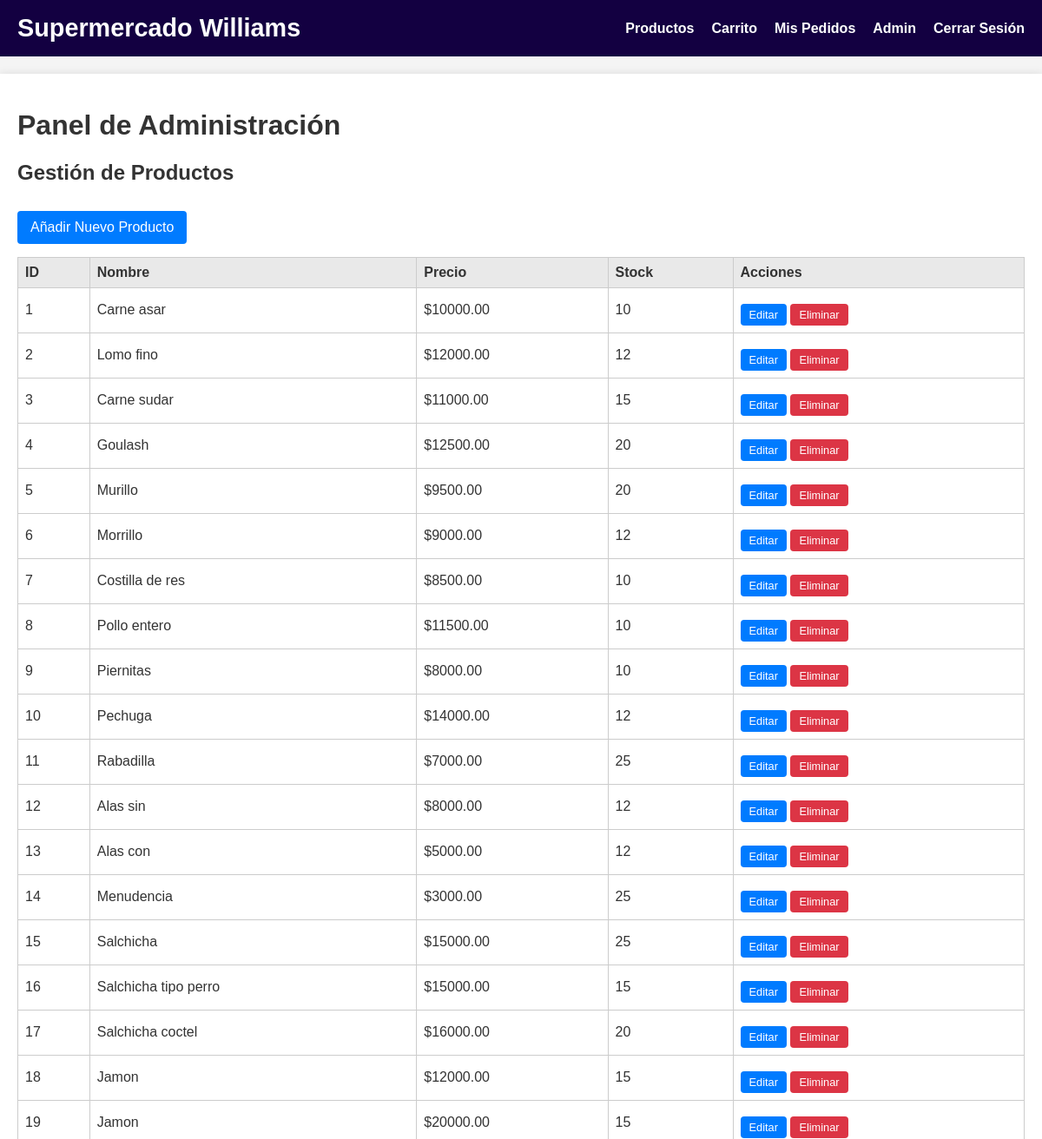
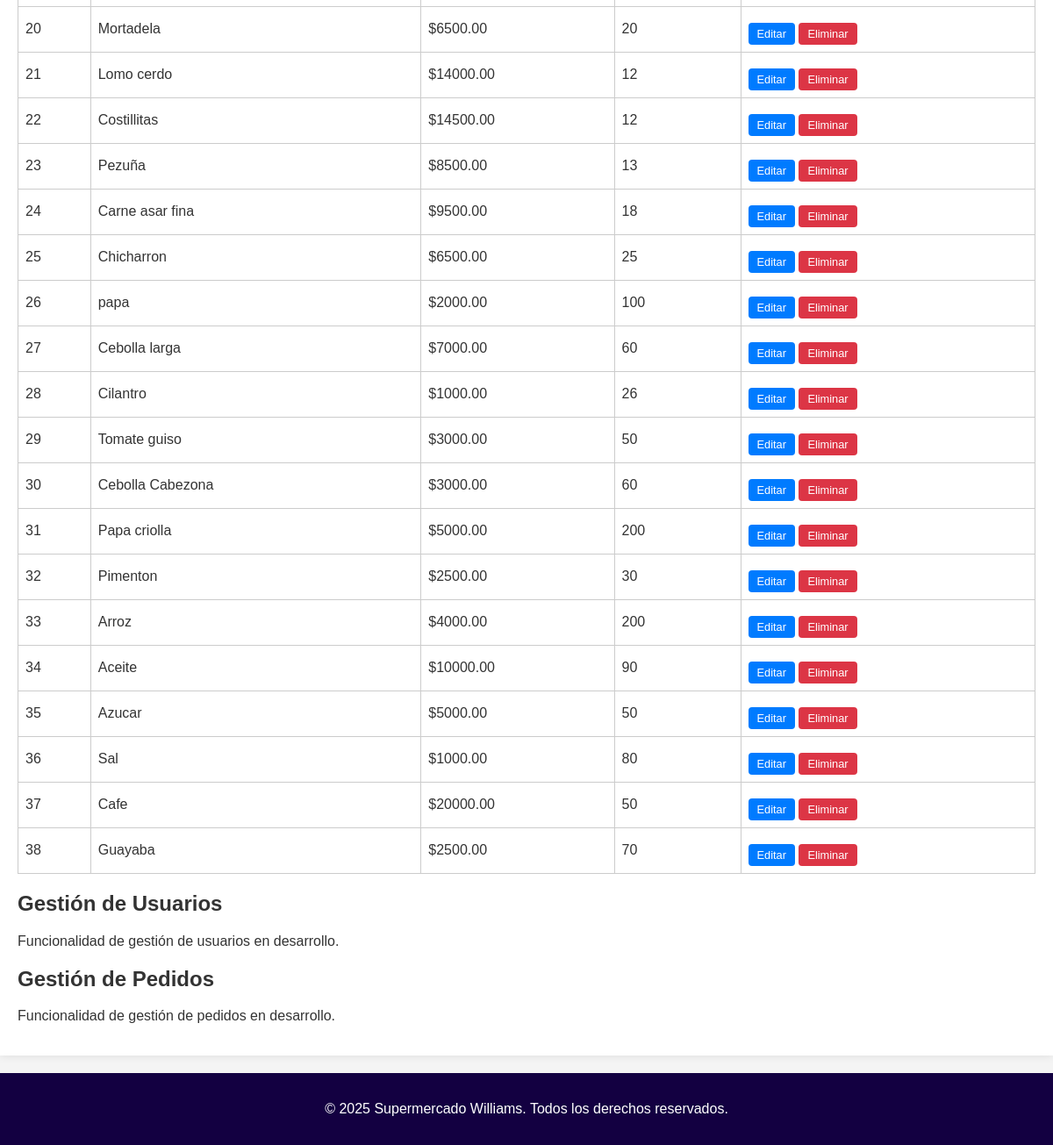
The page /admin (signed in) on the database its author committed (2 pictures, top to bottom).
### models.py (models this page shows, shortened)
class Product(db.Model):
    id = db.Column(db.Integer, primary_key=True)
    secction = db.Column(db.String(64), nullable=False, default="Res")
    name = db.Column(db.String(128), nullable=False)
    description = db.Column(db.Text)
    price = db.Column(db.Float, nullable=False)
    stock = db.Column(db.Integer, nullable=False, default=0)
    image_url = db.Column(db.String(256))

### routes.py (the view)
@app.route('/admin')
@login_required
def admin_dashboard():
    if not current_user.is_admin:
        flash('Access denied. You need to be an administrator.', 'danger')
        return redirect(url_for('index'))
    users = User.query.all()
    products = Product.query.all()
    orders = Order.query.all()
    return render_template('admin/dashboard.html', title='Admin Dashboard', users=users, products=products, orders=orders)

### models.py (called while the page is built)
    @property
    def is_authenticated(self):
        return True

### routes.py (called while the page is built)
@login_manager.user_loader
def load_user(user_id):
    return User.query.get(int(user_id))

### templates/admin/dashboard.html
{% extends "base.html" %}
{% block content %}
    <h1>Panel de Administración</h1>
    <section>
        <h2>Gestión de Productos</h2>
        <a href="{{ url_for('manage_product') }}" class="button primary">Añadir Nuevo Producto</a>
        <table class="admin-table">
            <thead>
                <tr>
                    <th>ID</th>
                    <th>Nombre</th>
                    <th>Precio</th>
                    <th>Stock</th>
                    <th>Acciones</th>
                </tr>
            </thead>
            <tbody>
                {% for product in products %}
                    <tr>
                        <td>{{ product.id }}</td>
                        <td>{{ product.name }}</td>
                        <td>${{ "%.2f"|format(product.price) }}</td>
                        <td>{{ product.stock }}</td>
                        <td>
                            <a href="{{ url_for('manage_product', product_id=product.id) }}" class="button small">Editar</a>
                            <a href="{{ url_for('delete_product', product_id=product.id) }}" class="button small danger" onclick="return confirm('¿Estás seguro de que quieres eliminar este producto?');">Eliminar</a>
                        </td>
                    </tr>
                {% endfor %}
            </tbody>
        </table>
    </section>
    <section>
        <h2>Gestión de Usuarios</h2>
        <p>Funcionalidad de gestión de usuarios en desarrollo.</p>
    </section>
    <section>
        <h2>Gestión de Pedidos</h2>
        <p>Funcionalidad de gestión de pedidos en desarrollo.</p>
    </section>
{% endblock %}

### templates/base.html (shortened to what this page needs)
<!DOCTYPE html>
<html lang="en">
<head>
    <link rel="stylesheet" href="{{ url_for('static', filename='css/style.css') }}">
</head>
<body>
    <header>
        <nav>
            <a href="{{ url_for('index') }}" class="logo"> Supermercado Williams </a>
            <ul>
                <li><a href="{{ url_for('products') }}">Productos</a></li>
                {% if current_user.is_authenticated %}
                    <li><a href="{{ url_for('cart') }}">Carrito</a></li>
                    <li><a href="{{ url_for('orders') }}">Mis Pedidos</a></li>
                    {% if current_user.is_admin %}
                        <li><a href="{{ url_for('admin_dashboard') }}">Admin</a></li>
                    {% endif %}
                    <li><a href="{{ url_for('logout') }}">Cerrar Sesión</a></li>
                {% else %}
                    <li><a href="{{ url_for('login') }}">Iniciar Sesión</a></li>
                    <li><a href="{{ url_for('register') }}">Registrarse</a></li>
                {% endif %}
            </ul>
        </nav>
    </header>
    <main>
        {% block content %}{% endblock %}
    </main>
    <footer>
        <p>&copy; 2025 Supermercado Williams. Todos los derechos reservados.</p>
    </footer>
</body>
</html>

### static/css/style.css (style rules this page uses)
body { font-family: Arial, sans-serif; margin: 0; padding: 0; background-color: #f4f4f4; color: #333333; }
header { background-color: #130041; color: white; padding: 1rem 0; text-align: center; }
nav { display: flex; justify-content: space-between; align-items: center; max-width: 1200px; margin: 0 auto; padding: 0 20px; }
nav .logo { color: white; text-decoration: none; font-size: 1.8rem; font-weight: bold; }
nav ul { list-style: none; margin: 0; padding: 0; display: flex; }
nav ul li { margin-left: 20px; }
nav ul li a { color: white; text-decoration: none; font-weight: bold; }
main { max-width: 1200px; margin: 20px auto; padding: 20px; background-color: white; box-shadow: 0 0 10px rgba(0, 0, 0, 0.1); }
footer { text-align: center; padding: 1rem 0; background-color: #130041; color: white; position: relative; bottom: 0; width: 100%; }
form input[type="submit"], .button { background-color: #007bff; color: white; padding: 10px 15px; border: none; border-radius: 4px; cursor: pointer; text-decoration: none; display: inline-block; margin-top: 10px; }
.button.primary { background-color: #007bff; }
.button.danger { background-color: #dc3545; }
.button.small { padding: 5px 10px; font-size: 0.8rem; }
.admin-table { width: 100%; border-collapse: collapse; margin-top: 15px; }
.admin-table th, .admin-table td { border: 1px solid #ccc; padding: 8px; text-align: left; }
.admin-table th { background-color: #e9e9e9; }

### rows shown on the page
Product: id "1", name "Carne asar", price "10000.00", stock "10"
Product: id "2", name "Lomo fino", price "12000.00", stock "12"
Product: id "3", name "Carne sudar", price "11000.00", stock "15"
Product: id "4", name "Goulash", price "12500.00", stock "20"
Product: id "5", name "Murillo", price "9500.00", stock "20"
Product: id "6", name "Morrillo", price "9000.00", stock "12"
Product: id "7", name "Costilla de res", price "8500.00", stock "10"
Product: id "8", name "Pollo entero", price "11500.00", stock "10"
Product: id "9", name "Piernitas", price "8000.00", stock "10"
Product: id "10", name "Pechuga", price "14000.00", stock "12"
Product: id "11", name "Rabadilla", price "7000.00", stock "25"
Product: id "12", name "Alas sin", price "8000.00", stock "12"
Product: id "13", name "Alas con", price "5000.00", stock "12"
Product: id "14", name "Menudencia", price "3000.00", stock "25"
Product: id "15", name "Salchicha", price "15000.00", stock "25"
Product: id "16", name "Salchicha tipo perro", price "15000.00", stock "15"
Product: id "17", name "Salchicha coctel", price "16000.00", stock "20"
Product: id "18", name "Jamon", price "12000.00", stock "15"
Product: id "19", name "Jamon", price "20000.00", stock "15"
Product: id "20", name "Mortadela", price "6500.00", stock "20"
Product: id "21", name "Lomo cerdo", price "14000.00", stock "12"
Product: id "22", name "Costillitas", price "14500.00", stock "12"
Product: id "23", name "Pezuña", price "8500.00", stock "13"
Product: id "24", name "Carne asar fina", price "9500.00", stock "18"
Product: id "25", name "Chicharron", price "6500.00", stock "25"
Product: id "26", name "papa", price "2000.00", stock "100"
Product: id "27", name "Cebolla larga", price "7000.00", stock "60"
Product: id "28", name "Cilantro", price "1000.00", stock "26"
Product: id "29", name "Tomate guiso", price "3000.00", stock "50"
Product: id "30", name "Cebolla Cabezona", price "3000.00", stock "60"
Product: id "31", name "Papa criolla", price "5000.00", stock "200"
Product: id "32", name "Pimenton", price "2500.00", stock "30"
Product: id "33", name "Arroz", price "4000.00", stock "200"
Product: id "34", name "Aceite", price "10000.00", stock "90"
Product: id "35", name "Azucar", price "5000.00", stock "50"
Product: id "36", name "Sal", price "1000.00", stock "80"
Product: id "37", name "Cafe", price "20000.00", stock "50"
Product: id "38", name "Guayaba", price "2500.00", stock "70"
